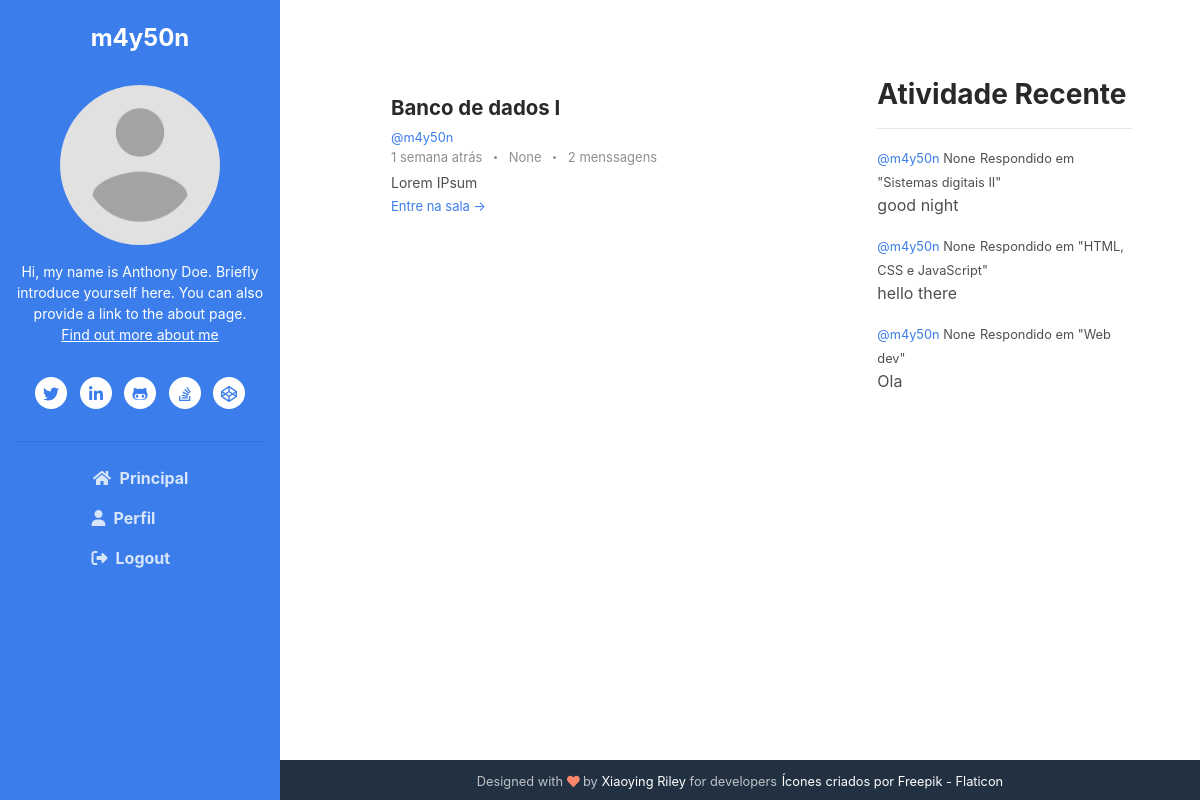
Page /profile/3 (signed in) on the earlier database version.
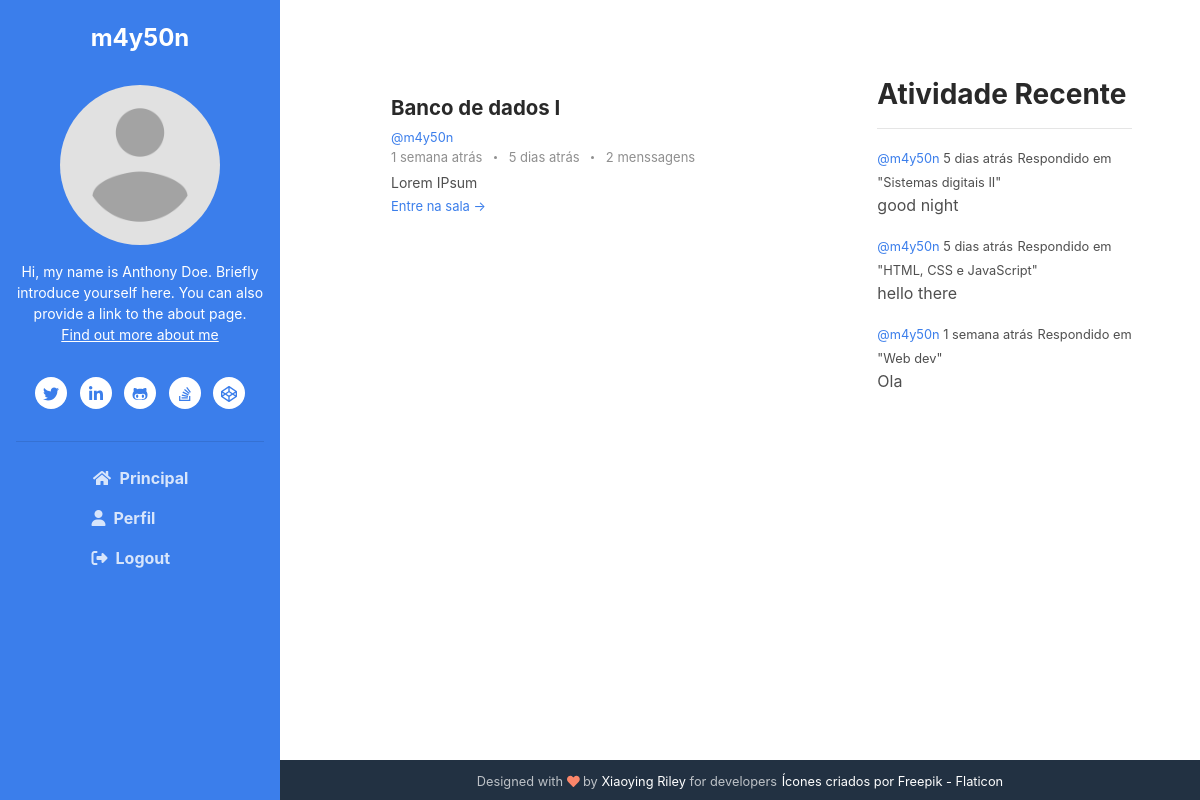
Same page on the later database version.
### base/models.py (models this page shows, shortened)
class Message(models.Model):
    user = models.ForeignKey(User, on_delete=models.CASCADE)
    room = models.ForeignKey(Room, on_delete=models.CASCADE)
    body = models.TextField()
    update = models.DateTimeField(auto_now=True)
    created = models.DateTimeField(auto_now_add=True)
    created_in = models.TextField(null=True, blank=True)

class Room(models.Model):
    host = models.ForeignKey(User, on_delete=models.SET_NULL, null=True)
    classe = models.ForeignKey(Classe, on_delete=models.SET_NULL, null=True)
    name = models.CharField(max_length=200)
    desc = models.TextField(null=True, blank=True)
    participants = models.ManyToManyField(
        User, related_name='participants', blank=True)
    updated = models.DateTimeField(auto_now=True)
    created = models.DateTimeField(auto_now_add=True)
    created_in = models.TextField(null=True, blank=True)
    class Meta:
        ordering = ['-updated', '-created']
    def __str__(self):
        return self.name

### base/views.py (the view)
# urls.py: path('profile/<str:pk>', views.userProfile, name="user-profile"),
@login_required(login_url='login')
def userProfile(request, pk):
    user = User.objects.get(id=pk)
    rooms = user.room_set.all()
    room_messages = user.message_set.all().order_by('-created')
    classes = Classe.objects.all()
    recent_activity = room_messages[:6]
    context = {'user': user, 'rooms': rooms,
               'room_messages': room_messages, 'classes': classes, 'recent_activity': recent_activity}
    return render(request, 'base/profile.html', context)

### base/templates/base/profile.html
{% extends 'main.html' %}
{% block content%}
    <div class="main-2-column main-container">
        <div>
            {% include 'base/feed_component.html' %}
        </div>
        <div>
            {% include 'base/activity_component.html' %}
        </div>
    </div>
{% endblock content %}

### base/templates/base/feed_component.html (shortened to what this page needs)
{% load humanize %}
<section class="blog-list px-3 py-5 p-md-5 ">
    <div class="container">
        {% for room in rooms %}
            <div class="item mb-5">
                <div class="media">
                    <div class="media-body">
                        <h3 class="title mb-1"><a href="{% url 'room' room.id%}">{{room.name}}</a></h3>
                        <small><a href="{% url 'user-profile' room.host.id %}">@{{room.host.username}}</a></small>
                        <div class="meta mb-1"><span class="date">
                            {{room.created_in}}
                        </span>
                            {% if room.message_set.all.count > 0 %}
                            <span class="time">
                            {% for m in room.message_set.all %}
                                {% if forloop.last %}
                                {{m.created_in}}
                                {% endif %}
                            {% endfor%}
                            </span>
                            {% endif %}
                            <span class="comment">
                                <a href="#">
                                    {{room.message_set.all.count}}
                                {% if room.message_set.all.count > 1 or room.message_set.all.count == 0%}
                                    menssagens
                                {% else %}
                                    menssagem
                                {% endif %}
                                </a>
                            </span>
                        </div>
                        <div class="intro">{{room.desc|truncatechars:70}}</div>
                        <a class="more-link" href="{% url 'room' room.id%}">Entre na sala &rarr;</a>
                    </div>
                </div>
            </div>
        {% endfor %}
    </div>
</section>

### base/templates/base/activity_component.html (shortened to what this page needs)
{% load humanize %}
<div class="recent-container">
	<h3>Atividade Recente</h3>
	<hr />
	{% for message in recent_activity%}
	<div>
		<small
			><a href="{% url 'user-profile' message.user.id%}">@{{message.user}} </a>
			{{message.created_in}}</small
		>
		<small>Respondido em "{{message.room}}"</small>
		<p>{{message.body|truncatechars:50}}</p>
	</div>
	{% endfor %}
</div>

Differences in the rows shown:
changed Message (number 1 of 4 on the later page): created_in "None" → "5 dias atrás"
changed Message "good night": created_in "None" → "5 dias atrás"
changed Message "hello there": created_in "None" → "5 dias atrás"
changed Message "Ola": created_in "None" → "1 semana atrás"
